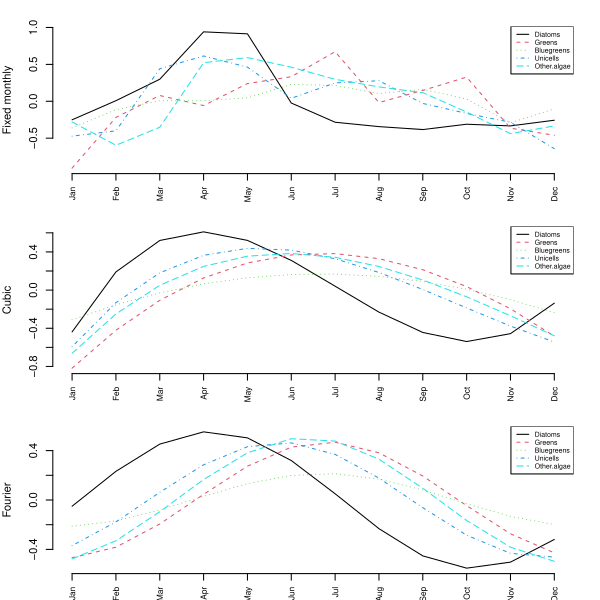

Write R code to recreate this figure.
###################################################
### code chunk number 22: Covar_sec6_12_plot-seas-effects
###################################################
par(mfrow = c(3, 1), mar = c(2, 4, 2, 2))
graphics::matplot(t(seas.1), type = "l", bty = "n", xaxt = "n", ylab = "Fixed monthly", col = 1:5)
axis(1, labels = month.abb, at = 1:12, las = 2, cex.axis = 0.75)
legend("topright", lty = 1:5, legend = phytos, cex = 0.6, col = 1:5)

graphics::matplot(t(seas.2), type = "l", bty = "n", xaxt = "n", ylab = "Cubic", col = 1:5)
axis(1, labels = month.abb, at = 1:12, las = 2, cex.axis = 0.75)
legend("topright", lty = 1:5, legend = phytos, cex = 0.6, col = 1:5)

graphics::matplot(t(seas.3), type = "l", bty = "n", xaxt = "n", ylab = "Fourier", col = 1:5)
axis(1, labels = month.abb, at = 1:12, las = 2, cex.axis = 0.75)
legend("topright", lty = 1:5, legend = phytos, cex = 0.6, col = 1:5)
